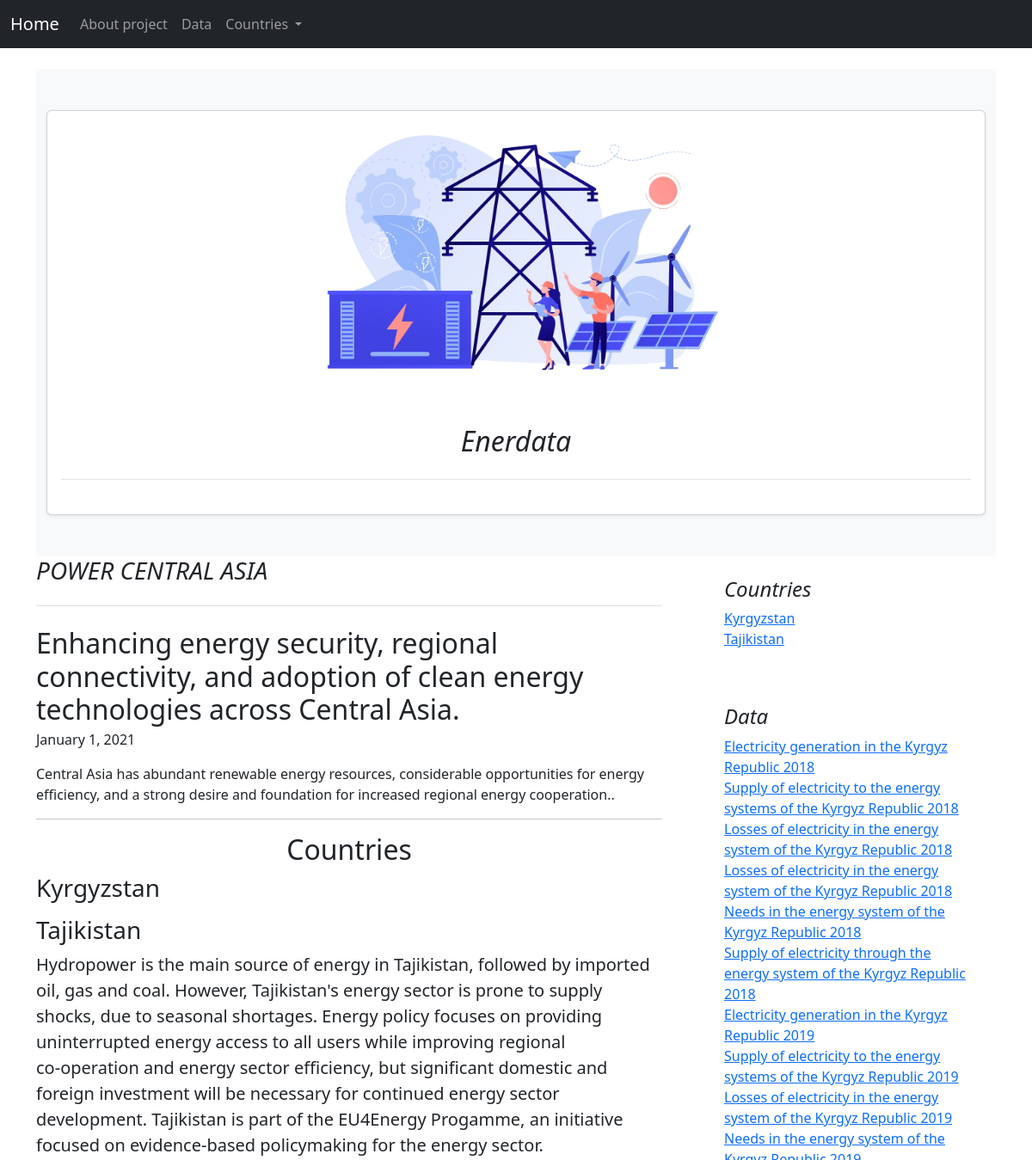
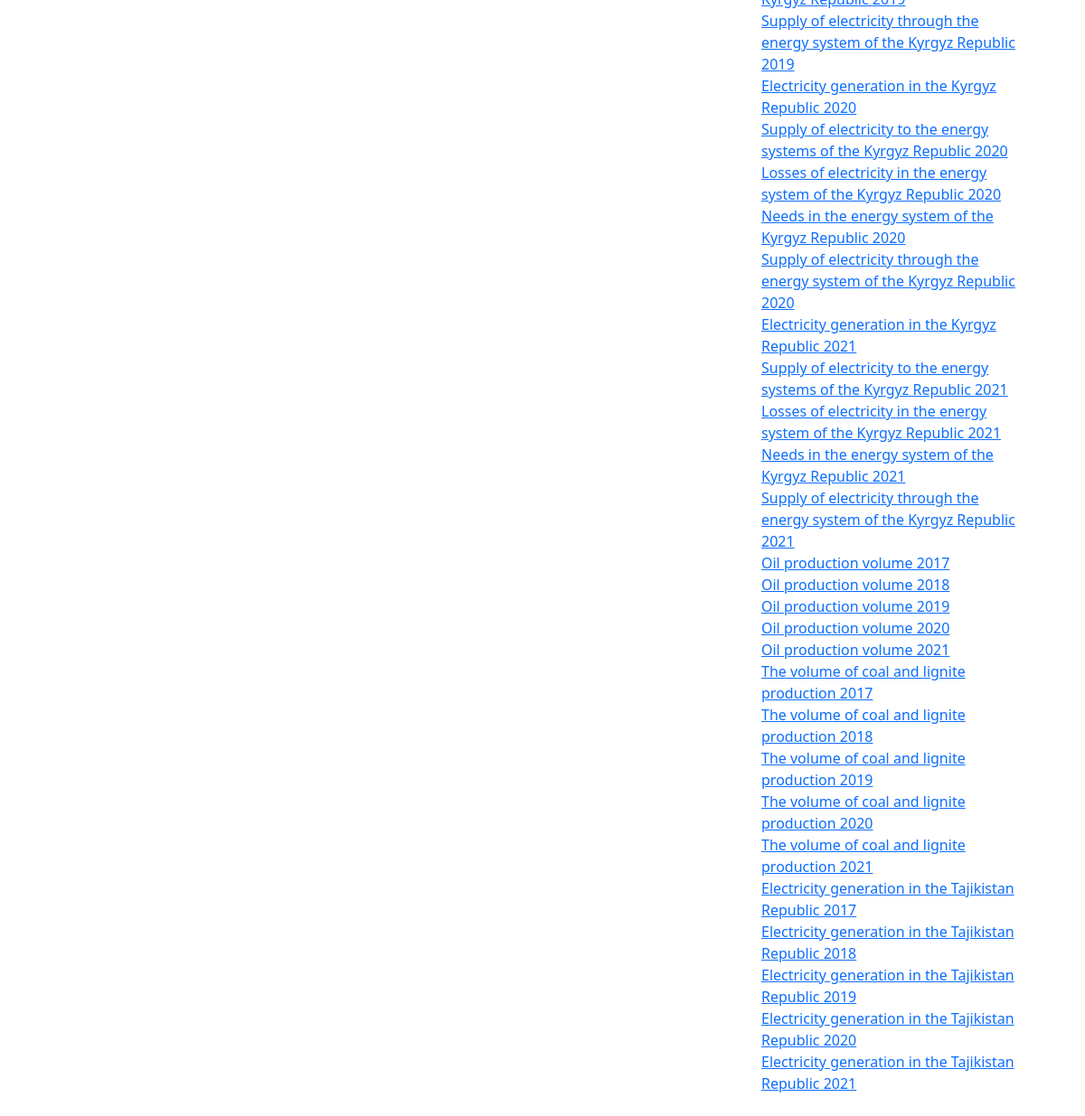
The app's page /, older data (2 pictures, top to bottom).
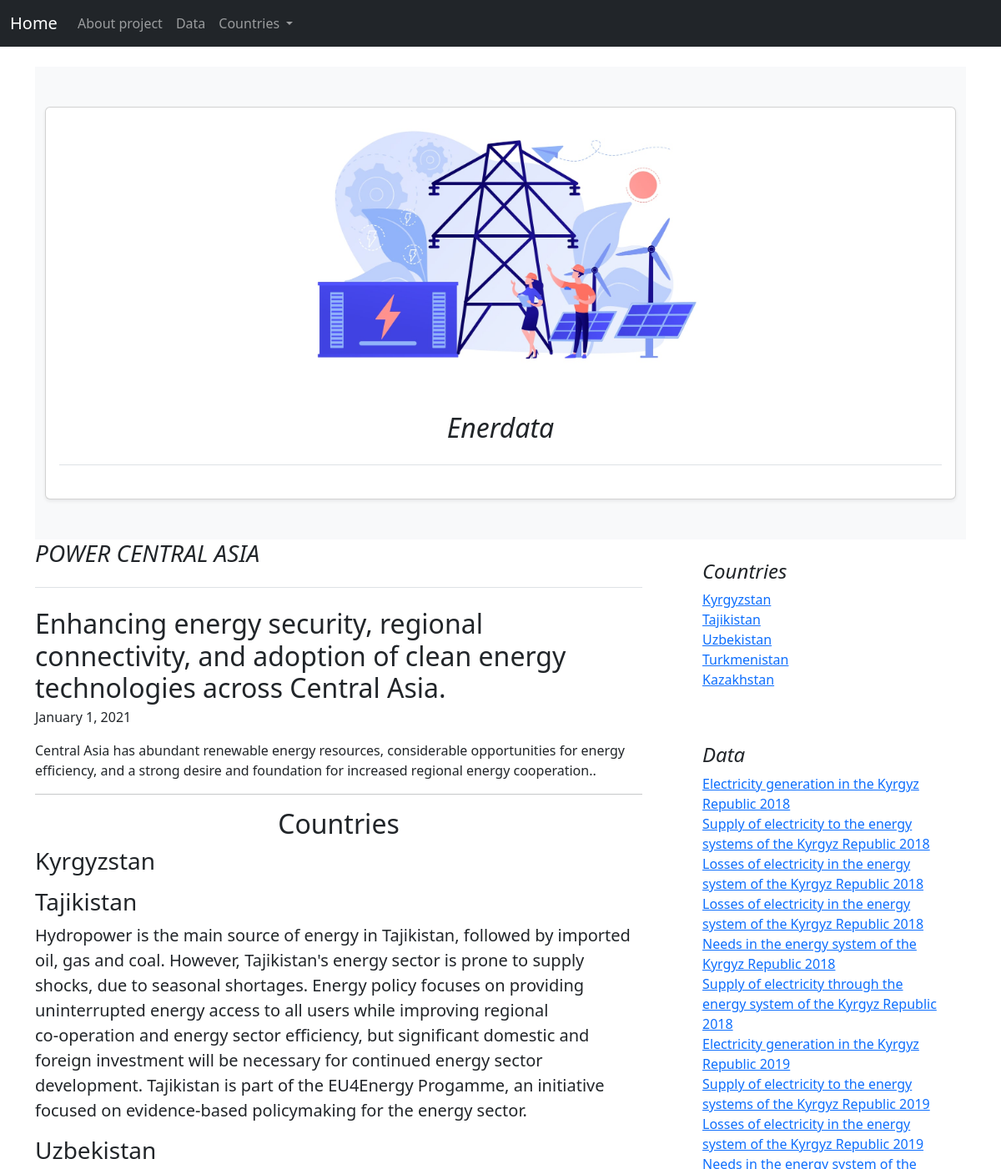
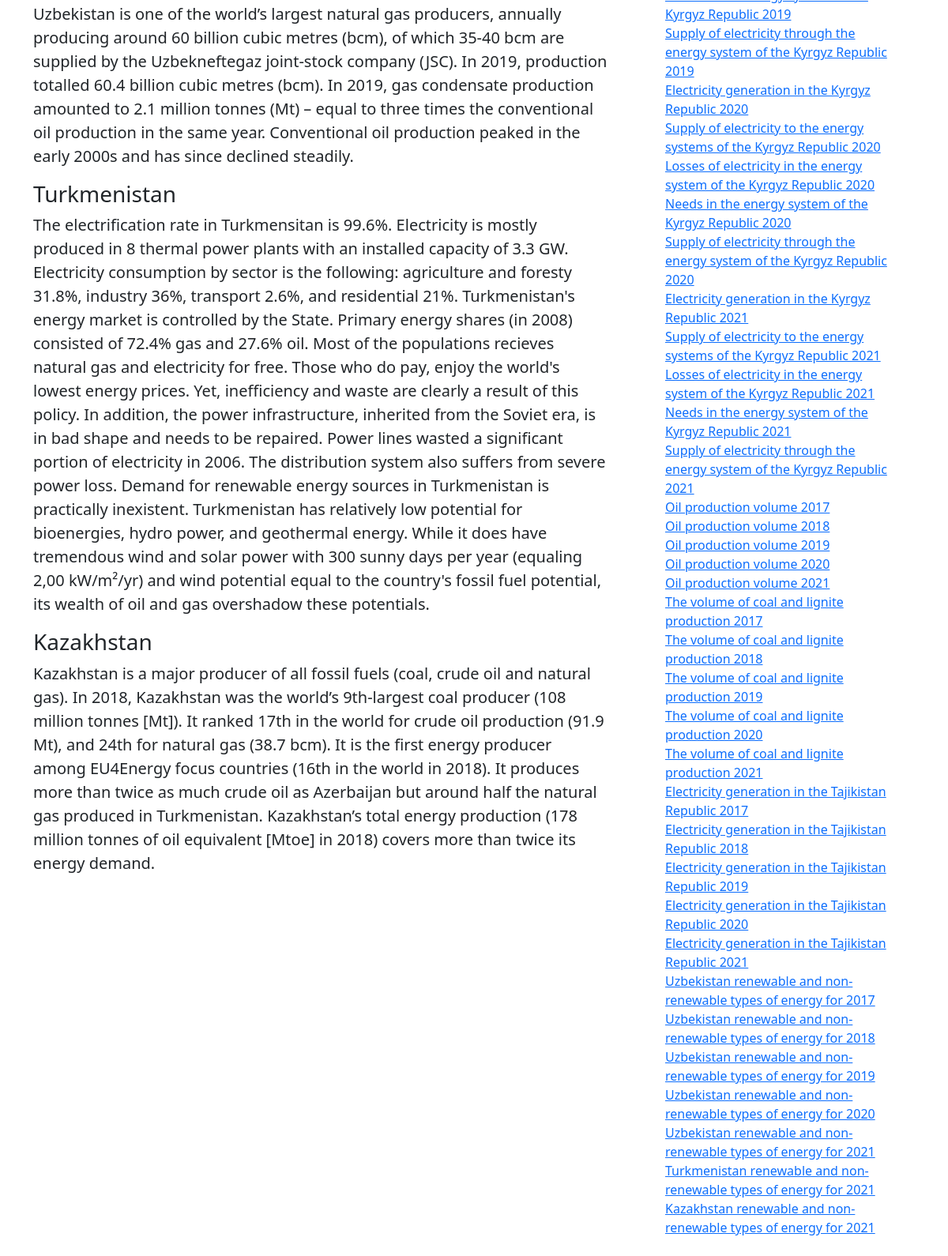
The same page, newer data (2 pictures, top to bottom).
### pages/models.py (models this page shows, shortened)
class Country(models.Model):
    country_name = models.CharField(max_length=255, verbose_name='country_name')
    slug = models.SlugField(max_length=255, unique=True, db_index=True, verbose_name="URL")
    capital = models.CharField(max_length=255, verbose_name='capital', blank=True)
    country_area = models.CharField(max_length=255, verbose_name='country_area', blank=True)
    country_population = models.CharField(max_length=255, verbose_name='country_population', blank=True)
    country_currency = models.CharField(max_length=255, verbose_name='country_currency', blank=True)
    about_country = models.TextField(blank=True, verbose_name='about_country', null=True)
    energe_info = models.TextField(blank=True, verbose_name='energe_info', null=True)
    country_photo = models.ImageField(upload_to='photos/%Y/%m/%d/')
    photo_description = models.TextField(blank=True, verbose_name='photo_description', null=True)
    country_photo_1 = models.ImageField(upload_to='photos/%Y/%m/%d/', blank=True)
    photo_description_1 = models.TextField(blank=True, verbose_name='photo_description_1', null=True)
    country_photo_2 = models.ImageField(upload_to='photos/%Y/%m/%d/', blank=True)
    photo_description_2 = models.TextField(blank=True, verbose_name='photo_description_2', null=True)
    country_photo_3 = models.ImageField(upload_to='photos/%Y/%m/%d/', blank=True)
    photo_description_3 = models.TextField(blank=True, verbose_name='photo_description_3', null=True)
    def __str__(self):
        return self.country_name

class Table(models.Model):
    year_choice = []
    for r in range(2000, (datetime.now().year+1)):
        year_choice.append((r,r))
    name = models.CharField(max_length=255, verbose_name='Table name')
    country = models.ForeignKey(Country,  max_length=255, on_delete=models.CASCADE, null=True, blank=True, verbose_name='country_name')
    table_country = models.CharField(max_length=255, verbose_name='table_country', null=True)
    year = models.IntegerField(('year'), choices=year_choice, null=True)
    description = models.TextField(blank=True, verbose_name='description', null=True)
    energy_type = models.CharField(max_length=255, verbose_name='energy_type', null=True)
    slug = models.SlugField(max_length=255, unique=True, db_index=True, verbose_name="URL")
    table_photo = models.ImageField(upload_to='photos/%Y/%m/%d/', blank=True, null=True)
    photo_description = models.TextField(blank=True, verbose_name='photo_description', null=True)
    table_photo_1 = models.ImageField(upload_to='photos/%Y/%m/%d/', blank=True, null=True)
    photo_description_1 = models.TextField(blank=True, verbose_name='photo_description_1', null=True)
    table_photo_2 = models.ImageField(upload_to='photos/%Y/%m/%d/', blank=True, null=True)
    photo_description_2 = models.TextField(blank=True, verbose_name='photo_description_2', null=True)
    source = models.TextField(blank=True, verbose_name='source', null=True)

### pages/views.py (the view)
# urls.py: path('', views.home, name='home'),
def home(request):
    tables = Table.objects.all()
    items = Item.objects.all()
    data = {
        'tables': tables,
        'items': items,
    }
    return render(request, 'pages/home.html', data)

### pages/templatetags/page_tags.py (called while the page is built)
@register.simple_tag()
def get_country():
    return Country.objects.all()

### templates/pages/home.html (shortened to what this page needs)
{% extends 'base.html' %}
{% load static %}
{% block content %}
{% include 'includes/navbar.html' %}
{% load page_tags %}
{% get_country as country %}
<br>
<main class="container">
    <div class="album py-5 bg-light">
      <div class="container">
        <div class="row row-cols-1 row-cols-sm-2 row-cols-md-1 g-3">
          <div class="col">
            <div class="card shadow-sm">
              <div class="text-center">
                  <img src="media/home1.jpg" class="img-fluid" alt="Responsive image" width="500" height="500" >
                </div>
              <div class="card-body">
                <div class="text-center">
                <p class="card-text"><h2 class="pb-4 mb-4 fst-italic border-bottom">Enerdata</h2></p>
                </div>
              </div>
            </div>
          </div>
        </div>
      </div>
    </div>
    <div class="row g-5">
      <div class="col-md-8">
        <h3 class="pb-4 mb-4 fst-italic border-bottom">
            POWER CENTRAL ASIA
        </h3>
        <article class="blog-post">
          <h2 class="blog-post-title mb-1">Enhancing energy security, regional connectivity, and adoption of clean energy technologies across Central Asia.</h2>
          <p class="blog-post-meta">January 1, 2021 </a></p>
          <p>Central Asia has abundant renewable energy resources, considerable opportunities for energy efficiency, and a strong desire and foundation for increased regional energy cooperation..</p>
          <hr>
            <div class="text-center">
              <h2>Countries</h2>
            </div>
          <blockquote class="blockquote">
          {% for country in country %}
          <h3>{{country.country_name}}</h3>
          <p>{{country.energe_info}}</p>
          {% endfor %}
      </div>
      <div class="col-md-4">
        <div class="position-sticky" style="top: 2rem;">
          <div class="p-4">
            <h4 class="fst-italic">Countries</h4>
            <ol class="list-unstyled">
              {% for i in country %}
              <li><a href="{% url 'country_detail' i.pk %}">{{i}}</a></li>
              {% endfor %}
            </ol>
          </div>
          <div class="p-4">
            <h4 class="fst-italic">Data</h4>
            {% for table in tables %}
            <ol class="list-unstyled mb-0">
              <li><a href="{% url 'table_detail' table.pk %}">{{table.name}}</a></li>
            </ol>
            {% endfor %}
          </div>
        </div>
      </div>
    </div>
  </main>
{% endblock %}

### templates/base.html (shortened to what this page needs)
{% load static %}
<!DOCTYPE html>
<html lang="en">
<head>
    <link rel="stylesheet" type="text/css" href="{% static 'css/bootstrap.min.css' %}">
</head>
<body>
{% block content %}
{% endblock %}
</body>
</html>

### templates/includes/navbar.html (shortened to what this page needs)
{% load static %}
{% load page_tags %}
            <nav class="navbar navbar-expand-md navbar-dark bg-dark" class ='navbar-custom'>
              {% get_country as country %}
                <div class="container-fluid">
                  <a class="navbar-brand" href="{% url 'home' %}">Home</a>
                  <div class="collapse navbar-collapse" id="navbarSupportedContent">
                    <ul class="navbar-nav me-auto mb-2 mb-lg-0">
                      <li class="nav-item">
                        <a class="nav-link" href="{% url 'about' %}">About project</a>
                      </li>
                      <li class="nav-item">
                        <a class="nav-link" href="{% url 'filter_search' %}">Data</a>
                      </li>
                      <li class="nav-item dropdown" >
                        <a class="nav-link dropdown-toggle" href="{% url 'country' %}" role="button" data-bs-toggle="dropdown" aria-expanded="false">
                          Countries
                        </a>
                      </li>
                    </ul>
                  </div>
                </div>
              </nav>

Row changes from the older to the newer data that the page shows:
added Country: country_name "Uzbekistan", energe_info "Uzbekistan is one of the world’s largest natural gas producers, annually producing around 60 billion cubic metres (bcm), of which 35-40 bcm are supplied by the Uzbekneftegaz joint-stock company (JSC). In 2019, production totalled 60.4 billion cubic metres (bcm). In 2019, gas condensate production amounted to 2.1 million tonnes (Mt) – equal to three times the conventional oil production in the same year. Conventional oil production peaked in the early 2000s and has since declined steadily."
added Country: country_name "Turkmenistan", energe_info "The electrification rate in Turkmensitan is 99.6%. Electricity is mostly produced in 8 thermal power plants with an installed capacity of 3.3 GW. Electricity consumption by sector is the following: agriculture and foresty 31.8%, industry 36%, transport 2.6%, and residential 21%. Turkmenistan's energy market is controlled by the State. Primary energy shares (in 2008) consisted of 72.4% gas and 27.6% oil. Most of the populations recieves natural gas and electricity for free. Those who do pay, enjoy the world's lowest energy prices. Yet, inefficiency and waste are clearly a result of this policy. In addition, the power infrastructure, inherited from the Soviet era, is in bad shape and needs to…"
added Country: country_name "Kazakhstan", energe_info "Kazakhstan is a major producer of all fossil fuels (coal, crude oil and natural gas). In 2018, Kazakhstan was the world’s 9th-largest coal producer (108 million tonnes [Mt]). It ranked 17th in the world for crude oil production (91.9 Mt), and 24th for natural gas (38.7 bcm). It is the first energy producer among EU4Energy focus countries (16th in the world in 2018). It produces more than twice as much crude oil as Azerbaijan but around half the natural gas produced in Turkmenistan. Kazakhstan’s total energy production (178 million tonnes of oil equivalent [Mtoe] in 2018) covers more than twice its energy demand."
added Table: name "Uzbekistan renewable and non-renewable types of energy for 2017"
added Table: name "Uzbekistan renewable and non-renewable types of energy for 2018"
added Table: name "Uzbekistan renewable and non-renewable types of energy for 2019"
added Table: name "Uzbekistan renewable and non-renewable types of energy for 2020"
added Table: name "Uzbekistan renewable and non-renewable types of energy for 2021"
added Table: name "Turkmenistan renewable and non-renewable types of energy for 2021"
added Table: name "Kazakhstan renewable and non-renewable types of energy for 2021"
